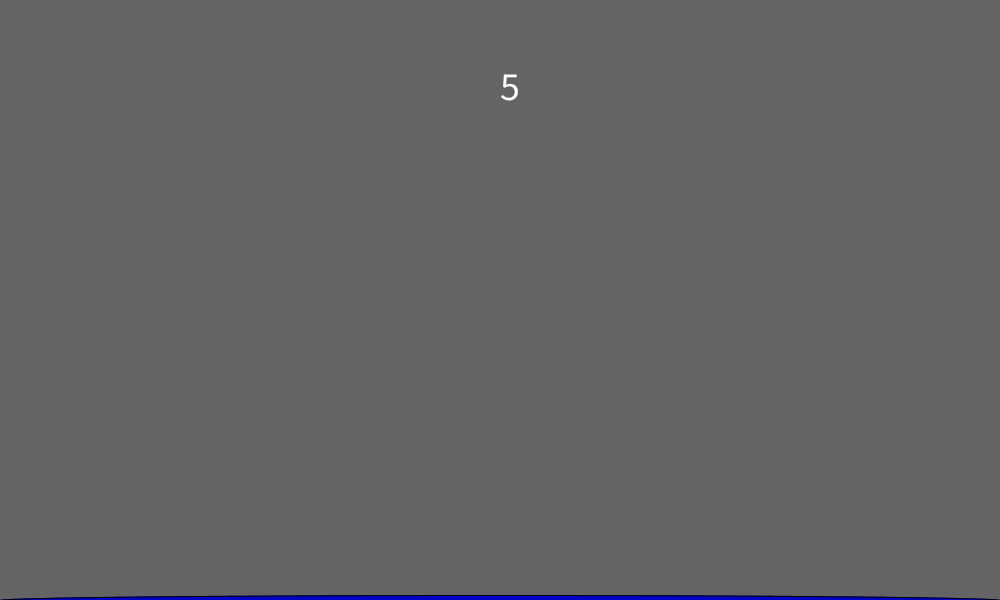
Frame 1 (no input)
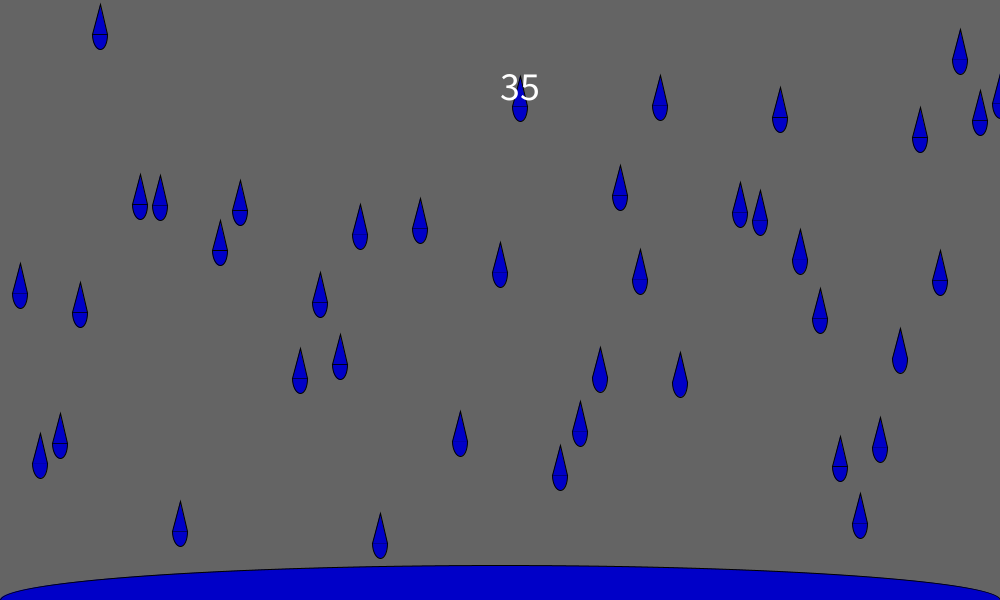
Frame 60 (the mouse pressed at the canvas centre just before this capture)
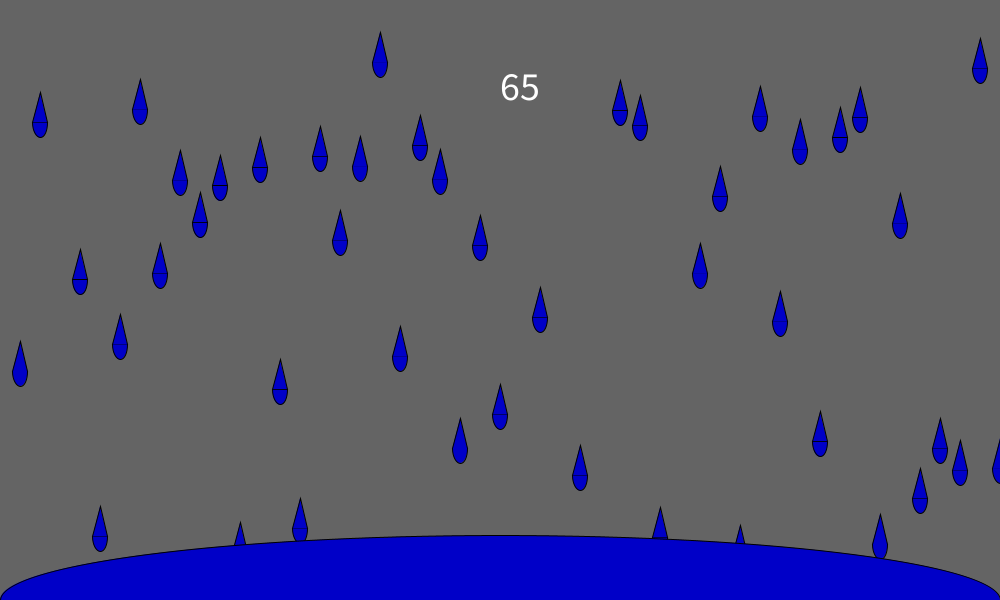
Frame 120 (the mouse held since frame 60 and released just before this capture)

The Processing sketch that drew these frames (run headless with seeded random() and noise(); from frame 60 on, the mouse is pressed at the canvas centre):

// Processing sketch: array_raindrop
// ── array_raindrop.pde
//float[] dropYs = {70, 50, 90};
float y1 = 50;
int numDrops = 50;
float[] yPos = new float[numDrops];
float[] speeds = new float[numDrops];
int puddle = 10;

void setup() {
  size(1000, 600);
  
  for(int i = 0; i < numDrops; i++) {
    speeds[i] = random(5, 15);
    yPos[i] = random(-500, -50);
  }
}

void draw() {

  background(100);

  fill(0, 0, 200);
  for (int y = 0; y < 50; y = y + 1) {
    raindrop(20 * y + 20, yPos[y], 15, 30);

    yPos[y] = yPos[y] + speeds[y];

    if (yPos[y] > 650) {
      yPos[y] = 50;
    }
  }
  
  ellipse(500, 600, 1000, puddle);
  
  if (puddle < 1200){
      puddle = puddle + 1;
  }
  
  fill(255);
 textSize(40);
 text(puddle/2, 500, 100);
}


void raindrop(float xCenter, float yCenter,
  float w, float h) {
  triangle(xCenter - w/2, yCenter, xCenter + w/2,
    yCenter, xCenter, yCenter - h);

  arc(xCenter, yCenter, w, h, 0, PI);
}
